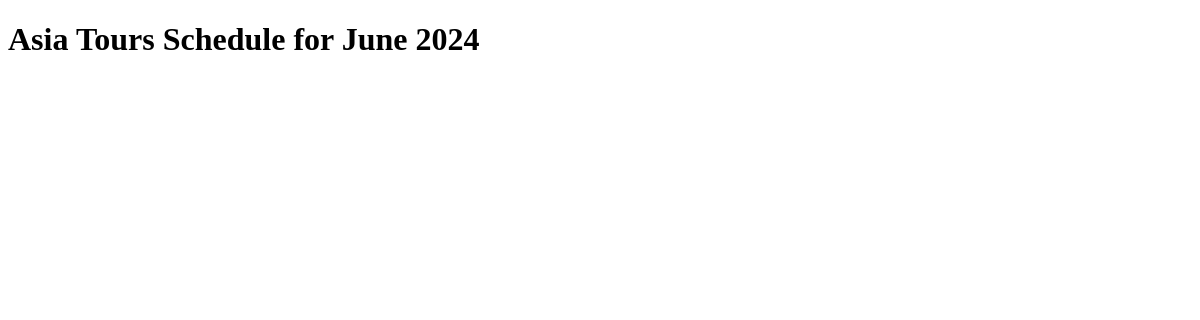
/, run on an earlier commit of the app's database.
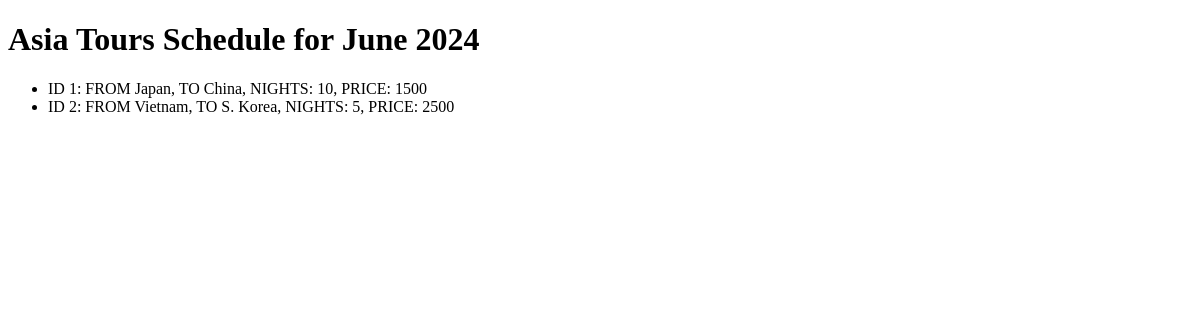
And on a later commit of the database.
### firstapp/models.py (models this page shows)
class Tour(models.Model):
    origin_country = models.CharField(max_length=64)
    destination_country = models.CharField(max_length=64)
    number_of_nights = models.IntegerField()
    price = models.IntegerField()
    def __str__(self):
        return (f"ID {self.id}: FROM {self.origin_country}, TO {self.destination_country}, NIGHTS: {self.number_of_nights}, PRICE: {self.price}")

### firstapp/views.py (the view)
# urls.py: path('', views.index)
def index(request):
    tours = Tour.objects.all() #storing all objects that are instances of Tour Class
    context = {'tours':tours}
    return render(request, 'tours/index.html', context)

### firstapp/templates/tours/index.html (shortened to what this page needs)
<!DOCTYPE html>
<html lang="en">
    <head>
    </head>
    <body>
        <h1>Asia Tours Schedule for June 2024</h1>
        <ul>
            {% for tour in tours %}
            <li>{{tour}}</li>
            {% endfor %}
        </ul>
    </body>
</html>

What changed in the data, as far as the page shows it:
added Tour: id+origin_country+destination_country "ID 1: FROM Japan, TO China, NIGHTS: 10, PRICE: 1500"
added Tour: id+origin_country+destination_country "ID 2: FROM Vietnam, TO S. Korea, NIGHTS: 5, PRICE: 2500"
